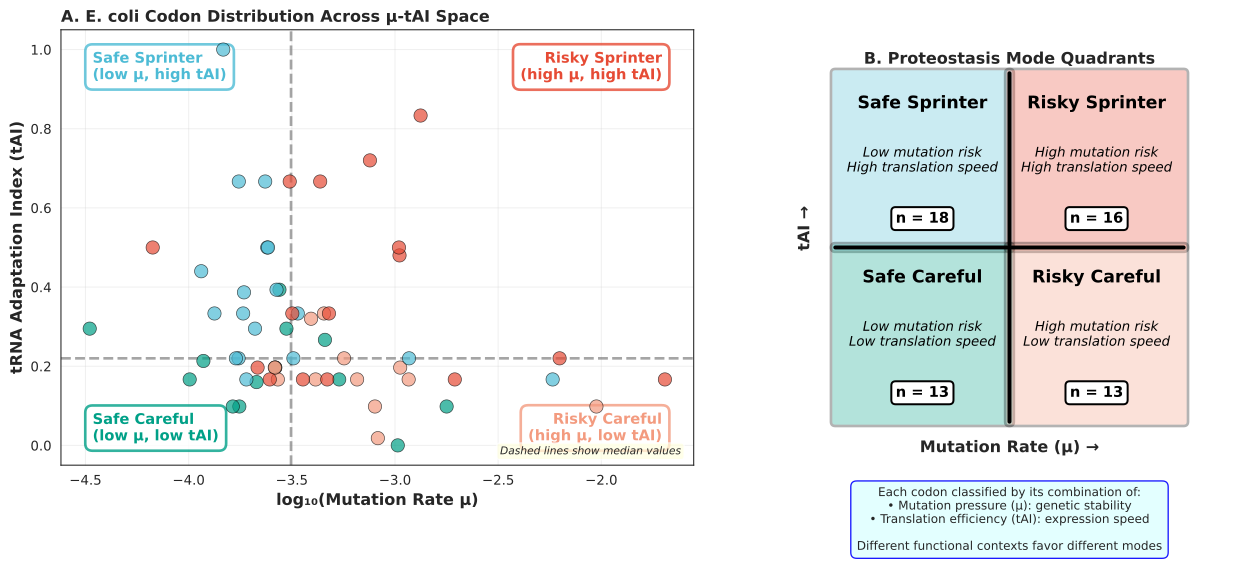

The script that saved this image:
#!/usr/bin/env python3
"""
Figure 4: μ-tAI quadrants and codon mode classifications
Shows the distribution of codons across the four proteostasis modes.
"""

import pandas as pd
import numpy as np
import matplotlib.pyplot as plt
import matplotlib.patches as mpatches
from matplotlib.patches import FancyBboxPatch
import seaborn as sns

# Set style
sns.set_style("white")
plt.rcParams['font.size'] = 10
plt.rcParams['axes.labelsize'] = 11
plt.rcParams['axes.titlesize'] = 12
plt.rcParams['legend.fontsize'] = 9

# Load codon modes data
df = pd.read_csv('errors/codon_modes_ecoli.tsv', sep='\t')

# Filter out stop codons and codons without mode assignments
df = df[df['mode'].notna()]
df = df[df['mode'] != 'unknown']

print(f"Loaded {len(df)} codons with mode classifications")
print(f"\nMode distribution:")
print(df['mode'].value_counts())

# Color scheme for modes
mode_colors = {
    'safe_sprinter': '#4DBBD5',      # Blue - low μ, high tAI
    'risky_sprinter': '#E64B35',     # Red - high μ, high tAI
    'safe_careful': '#00A087',       # Green - low μ, low tAI
    'risky_careful': '#F39B7F'       # Orange - high μ, low tAI
}

# Create figure with 2 panels
fig = plt.figure(figsize=(14, 6))

# ============================================================================
# Panel 4A: μ vs tAI scatter plot colored by mode
# ============================================================================
ax1 = plt.subplot(1, 2, 1)

# Use log10 scale for μ to spread out the points
df['log_mu'] = np.log10(df['mu'])

# Get median values for quadrant lines
mu_median = df['mu'].median()
tai_median = df['w_tai'].median()
log_mu_median = df['log_mu'].median()

print(f"\nMedian μ = {mu_median:.6f}, log10(μ) = {log_mu_median:.3f}")
print(f"Median tAI = {tai_median:.3f}")

# Plot each mode
for mode in ['safe_careful', 'risky_careful', 'safe_sprinter', 'risky_sprinter']:
    mode_df = df[df['mode'] == mode]
    ax1.scatter(mode_df['log_mu'], mode_df['w_tai'],
               c=mode_colors[mode], s=100, alpha=0.7,
               edgecolors='black', linewidth=0.5,
               label=mode.replace('_', ' ').title(), zorder=3)

# Add median lines to show quadrants
ax1.axvline(x=log_mu_median, color='gray', linestyle='--', linewidth=2, alpha=0.7, zorder=1)
ax1.axhline(y=tai_median, color='gray', linestyle='--', linewidth=2, alpha=0.7, zorder=1)

# Add quadrant labels
xlim = ax1.get_xlim()
ylim = ax1.get_ylim()
x_range = xlim[1] - xlim[0]
y_range = ylim[1] - ylim[0]

# Position labels in each quadrant
label_offset = 0.05
fontsize_quad = 11

# Top-left: safe_sprinter (low μ, high tAI)
ax1.text(xlim[0] + x_range * label_offset, ylim[1] - y_range * label_offset,
        'Safe Sprinter\n(low μ, high tAI)', fontsize=fontsize_quad, fontweight='bold',
        color=mode_colors['safe_sprinter'], ha='left', va='top',
        bbox=dict(boxstyle='round,pad=0.5', facecolor='white', edgecolor=mode_colors['safe_sprinter'],
                 alpha=0.8, linewidth=2), zorder=2)

# Top-right: risky_sprinter (high μ, high tAI)
ax1.text(xlim[1] - x_range * label_offset, ylim[1] - y_range * label_offset,
        'Risky Sprinter\n(high μ, high tAI)', fontsize=fontsize_quad, fontweight='bold',
        color=mode_colors['risky_sprinter'], ha='right', va='top',
        bbox=dict(boxstyle='round,pad=0.5', facecolor='white', edgecolor=mode_colors['risky_sprinter'],
                 alpha=0.8, linewidth=2), zorder=2)

# Bottom-left: safe_careful (low μ, low tAI)
ax1.text(xlim[0] + x_range * label_offset, ylim[0] + y_range * label_offset,
        'Safe Careful\n(low μ, low tAI)', fontsize=fontsize_quad, fontweight='bold',
        color=mode_colors['safe_careful'], ha='left', va='bottom',
        bbox=dict(boxstyle='round,pad=0.5', facecolor='white', edgecolor=mode_colors['safe_careful'],
                 alpha=0.8, linewidth=2), zorder=2)

# Bottom-right: risky_careful (high μ, low tAI)
ax1.text(xlim[1] - x_range * label_offset, ylim[0] + y_range * label_offset,
        'Risky Careful\n(high μ, low tAI)', fontsize=fontsize_quad, fontweight='bold',
        color=mode_colors['risky_careful'], ha='right', va='bottom',
        bbox=dict(boxstyle='round,pad=0.5', facecolor='white', edgecolor=mode_colors['risky_careful'],
                 alpha=0.8, linewidth=2), zorder=2)

ax1.set_xlabel('log₁₀(Mutation Rate μ)', fontweight='bold', fontsize=12)
ax1.set_ylabel('tRNA Adaptation Index (tAI)', fontweight='bold', fontsize=12)
ax1.set_title('A. E. coli Codon Distribution Across μ-tAI Space', fontweight='bold', loc='left')
ax1.grid(True, alpha=0.3, zorder=0)

# Add text explaining the median lines
ax1.text(0.98, 0.02, 'Dashed lines show median values',
        transform=ax1.transAxes, fontsize=8, ha='right', va='bottom',
        style='italic', bbox=dict(boxstyle='round,pad=0.3', facecolor='lightyellow', alpha=0.7))

# ============================================================================
# Panel 4B: Cartoon quadrant summary
# ============================================================================
ax2 = plt.subplot(1, 2, 2)
ax2.set_xlim(0, 10)
ax2.set_ylim(0, 10)
ax2.set_aspect('equal')

# Remove axes
ax2.axis('off')

# Draw quadrants as colored boxes
quad_width = 4
quad_height = 4
quad_x_offset = 1
quad_y_offset = 1

quadrants = [
    {'name': 'Safe Sprinter', 'mode': 'safe_sprinter', 'x': quad_x_offset, 'y': quad_y_offset + quad_height,
     'desc': 'Low mutation risk\nHigh translation speed', 'symbol': '✓✓'},
    {'name': 'Risky Sprinter', 'mode': 'risky_sprinter', 'x': quad_x_offset + quad_width, 'y': quad_y_offset + quad_height,
     'desc': 'High mutation risk\nHigh translation speed', 'symbol': '⚠️→'},
    {'name': 'Safe Careful', 'mode': 'safe_careful', 'x': quad_x_offset, 'y': quad_y_offset,
     'desc': 'Low mutation risk\nLow translation speed', 'symbol': '✓⏱'},
    {'name': 'Risky Careful', 'mode': 'risky_careful', 'x': quad_x_offset + quad_width, 'y': quad_y_offset,
     'desc': 'High mutation risk\nLow translation speed', 'symbol': '⚠️⏱'}
]

for quad in quadrants:
    # Draw colored box
    rect = FancyBboxPatch((quad['x'], quad['y']), quad_width, quad_height,
                          boxstyle="round,pad=0.1",
                          facecolor=mode_colors[quad['mode']],
                          edgecolor='black', linewidth=2, alpha=0.3)
    ax2.add_patch(rect)

    # Add quadrant name
    ax2.text(quad['x'] + quad_width/2, quad['y'] + quad_height - 0.5,
            quad['name'], fontsize=13, fontweight='bold', ha='center', va='top',
            color='black')

    # Add description
    ax2.text(quad['x'] + quad_width/2, quad['y'] + quad_height/2,
            quad['desc'], fontsize=10, ha='center', va='center',
            color='black', style='italic')

    # Add count
    count = len(df[df['mode'] == quad['mode']])
    ax2.text(quad['x'] + quad_width/2, quad['y'] + 0.5,
            f'n = {count}', fontsize=11, fontweight='bold', ha='center', va='bottom',
            color='black', bbox=dict(boxstyle='round,pad=0.3', facecolor='white',
                                     edgecolor='black', linewidth=1.5))

# Add axis labels
ax2.text(5, 0.3, 'Mutation Rate (μ) →', fontsize=12, fontweight='bold', ha='center')
ax2.text(0.3, 5, 'tAI →', fontsize=12, fontweight='bold', ha='center', rotation=90)

# Add central cross
ax2.plot([quad_x_offset + quad_width, quad_x_offset + quad_width],
         [quad_y_offset, quad_y_offset + 2*quad_height],
         'k-', linewidth=3, zorder=10)
ax2.plot([quad_x_offset, quad_x_offset + 2*quad_width],
         [quad_y_offset + quad_height, quad_y_offset + quad_height],
         'k-', linewidth=3, zorder=10)

# Add title
ax2.text(5, 9.5, 'B. Proteostasis Mode Quadrants', fontsize=12, fontweight='bold', ha='center', va='top')

# Add interpretation box
interpretation = (
    "Each codon classified by its combination of:\n"
    "• Mutation pressure (μ): genetic stability\n"
    "• Translation efficiency (tAI): expression speed\n\n"
    "Different functional contexts favor different modes"
)
ax2.text(5, -0.5, interpretation, fontsize=9, ha='center', va='top',
        bbox=dict(boxstyle='round,pad=0.5', facecolor='lightcyan', edgecolor='blue', alpha=0.9))

plt.tight_layout()
plt.savefig('figure4_codon_modes.png', dpi=300, bbox_inches='tight')
plt.savefig('figure4_codon_modes.pdf', bbox_inches='tight')
plt.savefig('figure4_codon_modes.svg', bbox_inches='tight')

print("\nFigure 4 saved as figure4_codon_modes.png and .pdf")
print("\nKey insight:")
print("Codons are distributed across all four quadrants, showing that E. coli")
print("uses diverse combinations of mutation resistance and translation speed.")
print("The proteostasis law predicts which mode is selected for each functional context.")
